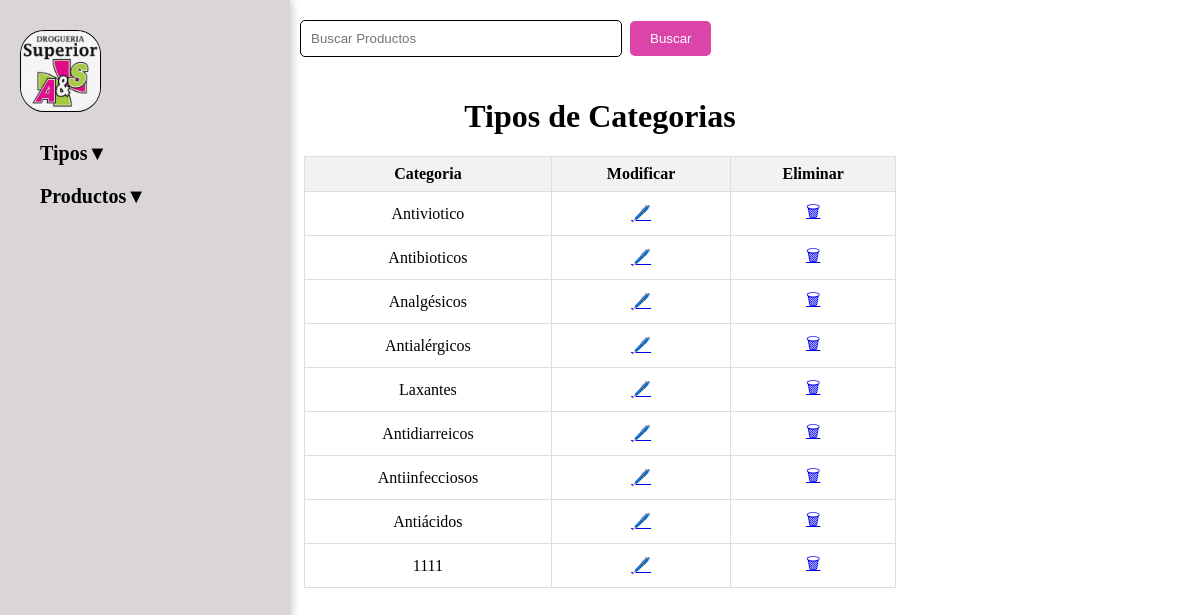
Page /tipos/mostrar_tipos/ on the earlier database version.
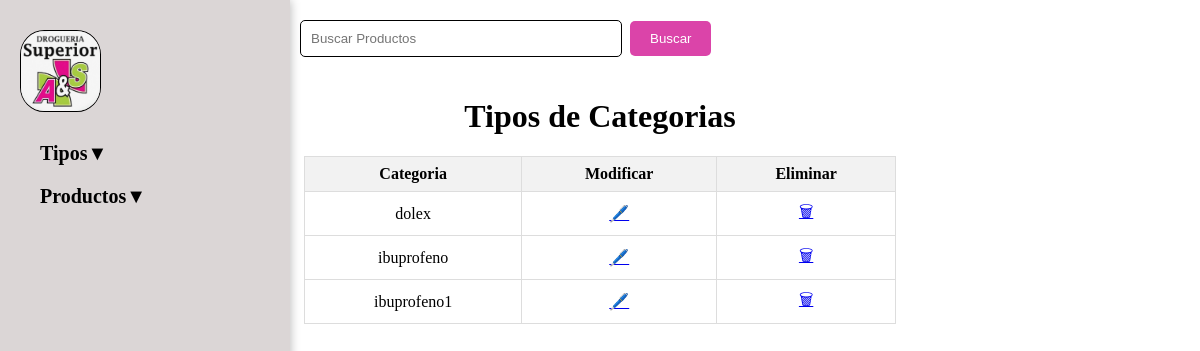
Same page on the later database version.
### tipos_productos/models.py (models this page shows, shortened)
class TipoProducto(models.Model):
    nombre = models.CharField(max_length=100)

### tipos_productos/views.py (the view)
# urls.py: path('mostrar_tipos/', views.mostrar_tipos_productos, name='mostrar_tipos_productos'),
def mostrar_tipos_productos(request):
    tipos_productos = TipoProducto.objects.all()
    return render(request, 'tipos/mostrar_tipos_productos.html', {'tipos_productos': tipos_productos})

### tipos_productos/templates/tipos/mostrar_tipos_productos.html (shortened to what this page needs)
{% load static %}
<!DOCTYPE html>
<html>
<head>
    <link rel="stylesheet" href="{% static 'css/tablas.css' %}">
</head>
<body>
    {% include 'index.html' %}
    <h1>Tipos de Categorias</h1>
    <div class="container">
        <table>
            <tr>
                <th>Categoria</th>
                <th>Modificar</th>
                <th>Eliminar</th>
            </tr>
            {% for tipo in tipos_productos %}
                <tr>
                    <td>{{ tipo.nombre }}</td>
                    <td>
                        <a href="{% url 'modificar_tipo_producto' tipo.id %}">🖊️</a>
                    </td>
                    <td>
                        <form id="eliminarForm" method="POST" action="{% url 'eliminar_tipo_producto' tipo.id %}">
                            <a href="#" onclick="eliminarCategoria(event)">🗑</a>
                        </form>
                    </td>
                </tr>
            {% endfor %}
        </table>
        <form action="{% url 'buscar_productos' %}" method="get">
            <input type="text" name="consulta" placeholder="Buscar Productos">
            <button type="submit">Buscar</button>
        </form>
    </div>
</body>
</html>

Differences in the rows shown:
removed TipoProducto: nombre "Antiviotico"
removed TipoProducto: nombre "Antibioticos"
removed TipoProducto: nombre "Analgésicos"
removed TipoProducto: nombre "Antialérgicos"
removed TipoProducto: nombre "Laxantes"
removed TipoProducto: nombre "Antidiarreicos"
removed TipoProducto: nombre "Antiinfecciosos"
removed TipoProducto: nombre "Antiácidos"
removed TipoProducto: nombre "1111"
added TipoProducto: nombre "dolex"
added TipoProducto: nombre "ibuprofeno"
added TipoProducto: nombre "ibuprofeno1"
